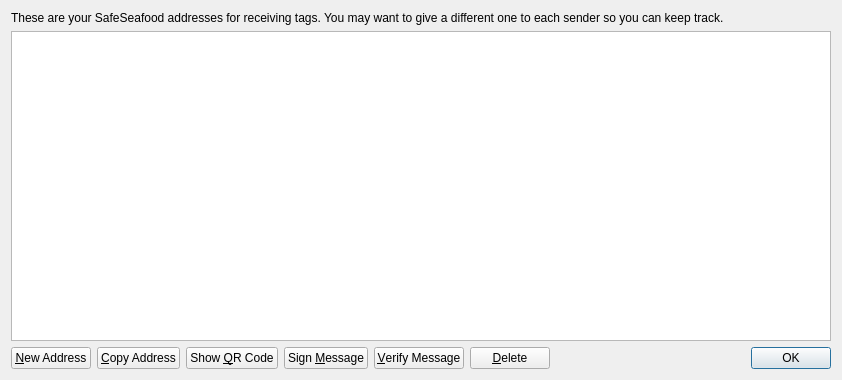
<?xml version="1.0" encoding="UTF-8"?>
<ui version="4.0">
 <class>AddressBookPage</class>
 <widget class="QWidget" name="AddressBookPage">
  <property name="geometry">
   <rect>
    <x>0</x>
    <y>0</y>
    <width>842</width>
    <height>380</height>
   </rect>
  </property>
  <property name="windowTitle">
   <string>Address Book</string>
  </property>
  <layout class="QVBoxLayout" name="verticalLayout">
   <item>
    <widget class="QLabel" name="labelExplanation">
     <property name="text">
      <string>These are your SafeSeafood addresses for receiving tags. You may want to give a different one to each sender so you can keep track.</string>
     </property>
     <property name="textFormat">
      <enum>Qt::PlainText</enum>
     </property>
     <property name="wordWrap">
      <bool>true</bool>
     </property>
    </widget>
   </item>
   <item>
    <widget class="QTableView" name="tableView">
     <property name="contextMenuPolicy">
      <enum>Qt::CustomContextMenu</enum>
     </property>
     <property name="toolTip">
      <string>Double-click to edit address or label</string>
     </property>
     <property name="tabKeyNavigation">
      <bool>false</bool>
     </property>
     <property name="alternatingRowColors">
      <bool>true</bool>
     </property>
     <property name="selectionMode">
      <enum>QAbstractItemView::SingleSelection</enum>
     </property>
     <property name="selectionBehavior">
      <enum>QAbstractItemView::SelectRows</enum>
     </property>
     <property name="sortingEnabled">
      <bool>true</bool>
     </property>
     <attribute name="verticalHeaderVisible">
      <bool>false</bool>
     </attribute>
    </widget>
   </item>
   <item>
    <layout class="QHBoxLayout" name="horizontalLayout">
     <item>
      <widget class="QPushButton" name="newAddressButton">
       <property name="toolTip">
        <string>Create a new address</string>
       </property>
       <property name="text">
        <string>&amp;New Address</string>
       </property>
       <property name="icon">
        <iconset resource="../bitcoin.qrc">
         <normaloff>:/icons/add</normaloff>:/icons/add</iconset>
       </property>
      </widget>
     </item>
     <item>
      <widget class="QPushButton" name="copyToClipboard">
       <property name="toolTip">
        <string>Copy the currently selected address to the system clipboard</string>
       </property>
       <property name="text">
        <string>&amp;Copy Address</string>
       </property>
       <property name="icon">
        <iconset resource="../bitcoin.qrc">
         <normaloff>:/icons/editcopy</normaloff>:/icons/editcopy</iconset>
       </property>
      </widget>
     </item>
     <item>
      <widget class="QPushButton" name="showQRCode">
       <property name="text">
        <string>Show &amp;QR Code</string>
       </property>
       <property name="icon">
        <iconset resource="../bitcoin.qrc">
         <normaloff>:/icons/qrcode</normaloff>:/icons/qrcode</iconset>
       </property>
      </widget>
     </item>
     <item>
      <widget class="QPushButton" name="signMessage">
       <property name="toolTip">
        <string>Sign a message to prove you own a SafeSeafood address</string>
       </property>
       <property name="text">
        <string>Sign &amp;Message</string>
       </property>
       <property name="icon">
        <iconset resource="../bitcoin.qrc">
         <normaloff>:/icons/edit</normaloff>:/icons/edit</iconset>
       </property>
      </widget>
     </item>
     <item>
      <widget class="QPushButton" name="verifyMessage">
       <property name="toolTip">
        <string>Verify a message to ensure it was signed with a specified SafeSeafood address</string>
       </property>
       <property name="text">
        <string>&amp;Verify Message</string>
       </property>
       <property name="icon">
        <iconset resource="../bitcoin.qrc">
         <normaloff>:/icons/transaction_0</normaloff>:/icons/transaction_0</iconset>
       </property>
      </widget>
     </item>
     <item>
      <widget class="QPushButton" name="deleteButton">
       <property name="toolTip">
        <string>Delete the currently selected address from the list</string>
       </property>
       <property name="text">
        <string>&amp;Delete</string>
       </property>
       <property name="icon">
        <iconset resource="../bitcoin.qrc">
         <normaloff>:/icons/remove</normaloff>:/icons/remove</iconset>
       </property>
      </widget>
     </item>
     <item>
      <spacer name="horizontalSpacer">
       <property name="orientation">
        <enum>Qt::Horizontal</enum>
       </property>
       <property name="sizeHint" stdset="0">
        <size>
         <width>40</width>
         <height>20</height>
        </size>
       </property>
      </spacer>
     </item>
     <item>
      <widget class="QDialogButtonBox" name="buttonBox">
       <property name="sizePolicy">
        <sizepolicy hsizetype="Maximum" vsizetype="Fixed">
         <horstretch>0</horstretch>
         <verstretch>0</verstretch>
        </sizepolicy>
       </property>
       <property name="standardButtons">
        <set>QDialogButtonBox::Ok</set>
       </property>
      </widget>
     </item>
    </layout>
   </item>
  </layout>
 </widget>
 <resources>
  <include location="../bitcoin.qrc"/>
 </resources>
 <connections/>
</ui>
